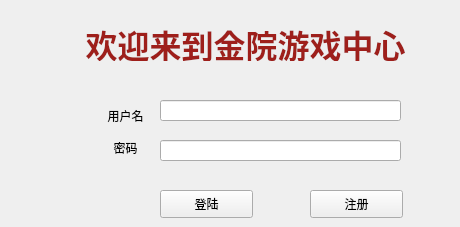
  <widget class="QWidget" name="LoginWindow">
   <property name="windowTitle">
    <string>登陆</string>
   </property>
   <widget class="QLabel" name="UserNameLabel">
    <property name="geometry">
     <rect>
      <x>100</x>
      <y>100</y>
      <width>51</width>
      <height>31</height>
     </rect>
    </property>
    <property name="text">
     <string>用户名</string>
    </property>
    <property name="alignment">
     <set>Qt::AlignCenter</set>
    </property>
   </widget>
   <widget class="QLabel" name="UserPasswordLabel">
    <property name="geometry">
     <rect>
      <x>100</x>
      <y>140</y>
      <width>51</width>
      <height>16</height>
     </rect>
    </property>
    <property name="text">
     <string>密码</string>
    </property>
    <property name="alignment">
     <set>Qt::AlignCenter</set>
    </property>
   </widget>
   <widget class="QLabel" name="WelcomeLabel">
    <property name="geometry">
     <rect>
      <x>40</x>
      <y>20</y>
      <width>411</width>
      <height>41</height>
     </rect>
    </property>
    <property name="text">
     <string>&lt;html&gt;&lt;head/&gt;&lt;body&gt;&lt;p&gt;&lt;span style=&quot; font-size:24pt; font-weight:600; color:#9e1f1b;&quot;&gt;欢迎来到金院游戏中心&lt;/span&gt;&lt;/p&gt;&lt;/body&gt;&lt;/html&gt;</string>
    </property>
    <property name="scaledContents">
     <bool>false</bool>
    </property>
    <property name="alignment">
     <set>Qt::AlignCenter</set>
    </property>
    <property name="wordWrap">
     <bool>false</bool>
    </property>
    <property name="margin">
     <number>0</number>
    </property>
    <property name="indent">
     <number>-1</number>
    </property>
   </widget>
   <widget class="QLineEdit" name="UserNameInput">
    <property name="geometry">
     <rect>
      <x>160</x>
      <y>100</y>
      <width>241</width>
      <height>21</height>
     </rect>
    </property>
   </widget>
   <widget class="QLineEdit" name="UserPaswordInput">
    <property name="geometry">
     <rect>
      <x>160</x>
      <y>140</y>
      <width>241</width>
      <height>21</height>
     </rect>
    </property>
    <property name="echoMode">
     <enum>QLineEdit::Password</enum>
    </property>
   </widget>
   <widget class="QPushButton" name="LoginButton">
    <property name="geometry">
     <rect>
      <x>160</x>
      <y>190</y>
      <width>93</width>
      <height>28</height>
     </rect>
    </property>
    <property name="text">
     <string>登陆</string>
    </property>
    <property name="default">
     <bool>false</bool>
    </property>
    <property name="flat">
     <bool>false</bool>
    </property>
   </widget>
   <widget class="QPushButton" name="GoToRegisterButton">
    <property name="geometry">
     <rect>
      <x>310</x>
      <y>190</y>
      <width>93</width>
      <height>28</height>
     </rect>
    </property>
    <property name="text">
     <string>注册</string>
    </property>
   </widget>
  </widget>
